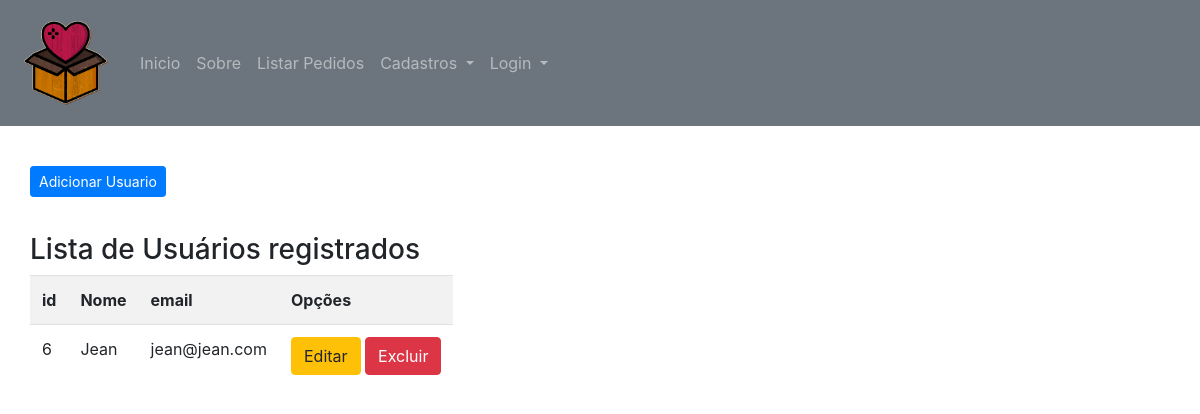
Before: /listar/usuario/ with the older database file.
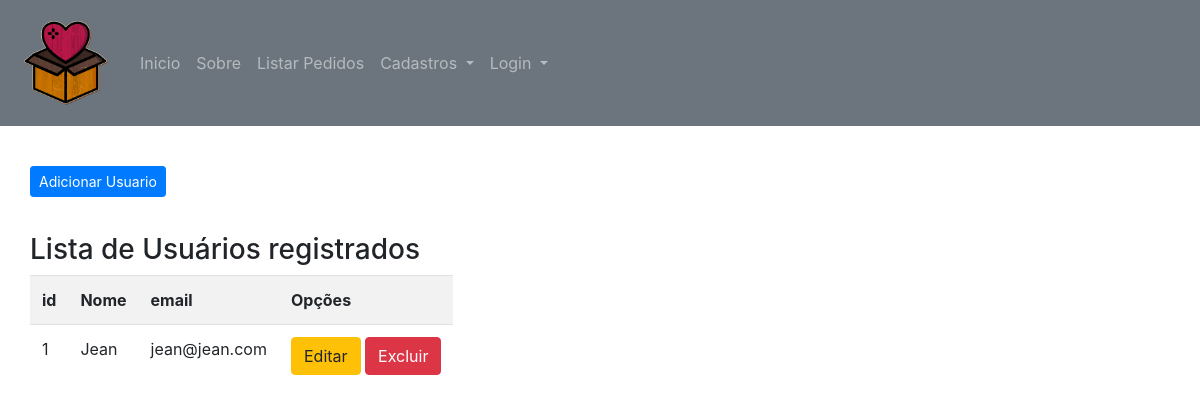
After: the same page with the newer database file.
### doacao/models.py (models this page shows, shortened)
class Usuario(models.Model):
   nome = models.CharField(max_length = 100, verbose_name="Nome")
   email = models.CharField(max_length= 100, verbose_name="e-mail")

### doacao/views.py (the view)
# urls.py: path('listar/usuario/', Usuariolist.as_view(), name="listar-usuario"),
class Usuariolist(ListView):
   model = Usuario
   template_name = 'listarusuario.html'

### doacao/templates/listarusuario.html
{% extends 'base.html' %}
{% load static %}
{% load crispy_forms_tags %}
{% block conteudo %}
<h3>
    <a href="{% url 'cadastrar-usuario' %}" class="btn btn-primary btn-sm float-left">Adicionar Usuario</a>
    <br>
    <br>
    Lista de Usuários registrados
    <br>
</h3>
<table class="table table-striped">
    <tr>
        <th>id</th>
        <th>Nome</th>
        <th>email</th>
        <th>Opções</th>
    </tr>
    {% for usuario in object_list %}
    <tr>
        <td>{{usuario.id}}</td>
        <td>{{usuario.nome}}</td>
        <td>{{usuario.email}}</td>
        <td>
            <a href="{% url 'deletar-usuario' usuario.pk %}" class="btn btn-warning">Editar</a>
            <a href="{% url 'deletar-usuario' usuario.pk %}" class="btn btn-danger">Excluir</a>
        </td>
    </tr>
    {% empty %}
    <tr>
        <td colspan="3">Nenhuma usuario cadastrada!</td>
    </tr>
    {% endfor %}
</table>
{% endblock %}

Changed rows visible on the page:
removed Usuario: id "6", nome "Jean", email "jean@jean.com"
added Usuario: id "1", nome "Jean", email "jean@jean.com"
